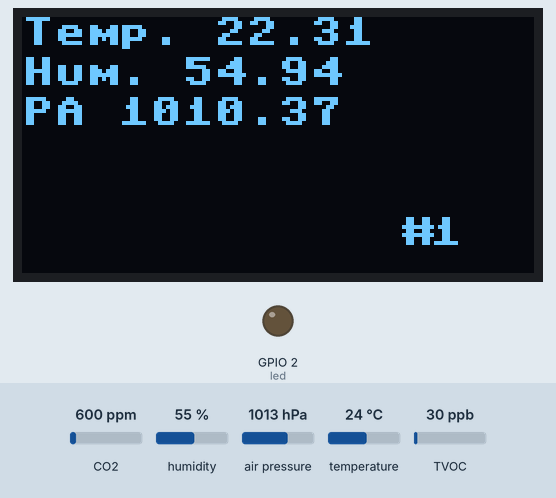
Recording of a program running on a simulated ESP32 board running MicroPython. Shown: 128×64 one-colour display, output pins drawn as LEDs (lit = HIGH). The inputs (shaded band) are chosen by the test bench; at power-on: CO2 600 ppm, humidity 55 %, air pressure 1013 hPa, temperature 24 °C, TVOC 30 ppb. The GPS gets a fix after 3 s at 37.7749, -122.4194 with 8 satellites; the modem accepts every AT command (registered, SIM ready, sends succeed) and sends nothing else; library files of the repository ran but are not shown: CCS811.py, bme280.py; what the program prints to the serial console is not drawn.

Above: at 21.1 s.
At 31.1 s:
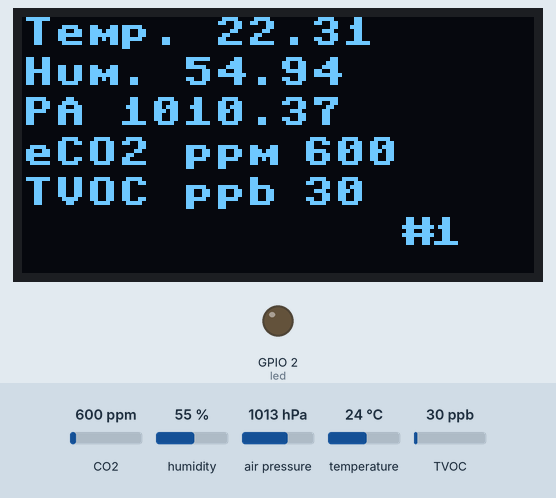
At 39.2 s:
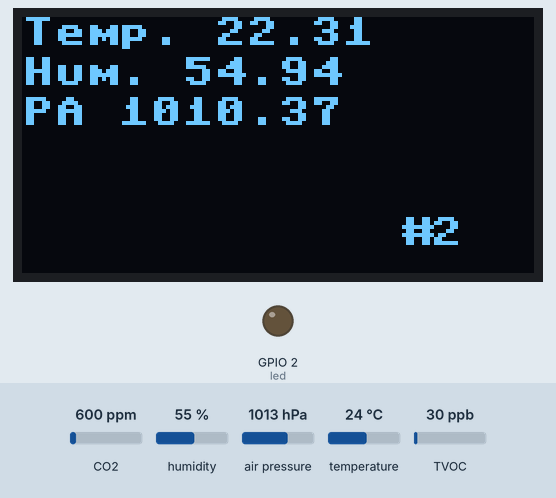
At 49.2 s:
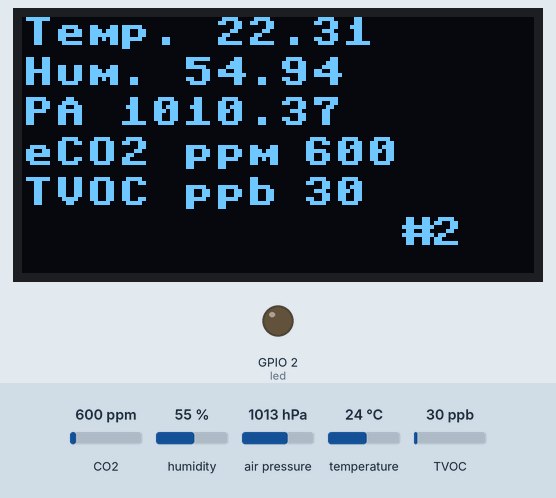
At 75.4 s:
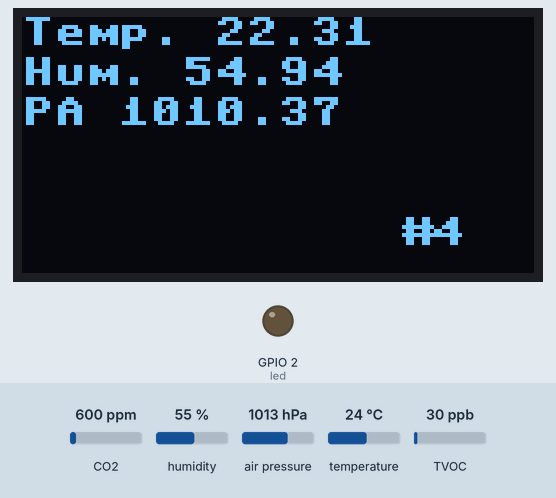
At 121.6 s:
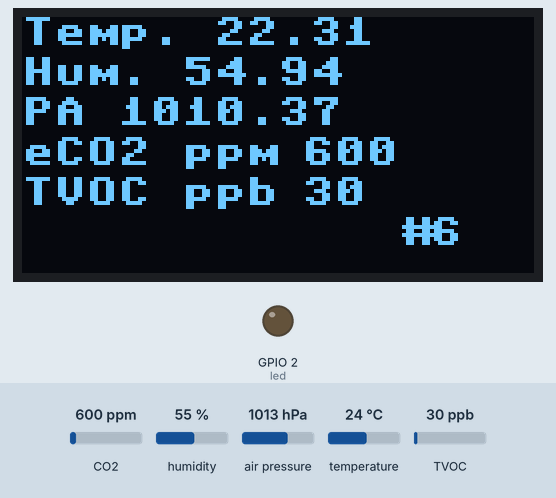

Measured:
- what the display in image 0 shows lasts 10.0 s, from 21.1 s to 31.1 s
- what the display in image 1 shows lasts 8.1 s, from 31.1 s to 39.2 s

The program:

10_ESP32_ATBMECCSOLED.py
```python
# By Somsak Lima and Itti  Srisumalai
#ESP32 UNO03
#rx=16, tx=17
import ure
import CCS811, bme280, Assd1306, time, ubinascii, machine
import SSD1306
from machine import UART, Pin, I2C
from struct import unpack
from cayennelpp import CayenneLPP
from time import sleep
led = Pin(2, Pin.OUT)
temp = 0
pa = 0
hum = 0

i2c = machine.I2C(scl=machine.Pin(22), sda=machine.Pin(21)) #ESP32 Dev Board /myown

#s = CCS811.CCS811(i2c=i2c)
bme = bme280.BME280(i2c=i2c)
d = Assd1306.SSD1306_I2C(128,64,i2c,0x3c)
uart = UART(2, 115200,timeout=2000)

print(uart.read())
uart.write('AT+NRB\r\n')
print(uart.read())
time.sleep(20.0)
uart.write('AT\r\n')
print(uart.read())
uart.write('AT+NCONFIG\r\n')
print(uart.read())


cnt = 1
while True:
    print( "Packet No #{}".format( cnt ) )
    temp,pa,hum = bme.values
    print("**************")
    print("BME280 values:")
    print("**************")
    #print(bme.values)
    temp,pa,hum = bme.values
    print('temp:',temp,' Hum:',hum ,'PA:', pa)
    d.fill(0)
    d.text("#",95,50)
    d.text(str(cnt),102,50)
    d.text("Temp. "+temp, 0, 0)
    d.text("Hum. "+hum, 0, 10)
    d.text("PA "+pa, 0, 20)
    d.show()
    #time.sleep(3)
    s = CCS811.CCS811(i2c=i2c) #Need to fixed error
    time.sleep(10)
    if s.data_ready():

        print(" ")
        print("**************")
        print("CSS811 values:")
        print("**************")
        print('eCO2: %d ppm, TVOC: %d ppb' % (s.eCO2, s.tVOC))
        print(" ")
        #time.sleep(1)
        #d.fill(0)
        d.text('eCO2 ppm',0,30)
        d.text(str(s.eCO2),70,30)
        d.text('TVOC ppb',0,40)
        d.text(str(s.tVOC),70,40)
        d.show()
        time.sleep(3)


    c = CayenneLPP()
    c.addTemperature(1, float(temp)) # Add temperature read to channel 1
    c.addRelativeHumidity(2, float(hum)) # Add relative humidity read to channel 2
    c.addBarometricPressure(3, float(pa))
    c.addLuminosity(4,  s.eCO2);
    c.addLuminosity(5,  s.tVOC);

    #cno=len(ubinascii.hexlify(c.getBuffer()))
    b = (ubinascii.hexlify(c.getBuffer()))
    #cno=len(b)
    print('---------Send Status------------')
    print("AT+NMGS={0},{1}\r\n".format(int(len(b)/2),(b.decode('utf-8'))))
    uart.write("AT+NMGS={0},{1}\r\n".format(int(len(b)/2),(b.decode('utf-8'))))
    p = ure.search('FRMPayload:(.+?) \r\n', uart.read().decode('utf-8'))

    try:
        print (p.group(1))
        pgroup=(p.group(1))
    except AttributeError:
        pgroup=""
        print ('Not found Downlink Packet')

    if pgroup==" aa bb cc":
        print("Command1 Detected: On LED  =============>")
        led.value(not led.value())
        sleep(0.5)
    else:
        print("No Known Command Detect")

    print("++++++++++")
    print('---------Send Status------------')
    #if cnt >= 1000000:
    #    break
    cnt = cnt + 1
    time.sleep(5.0)
```

Assd1306.py
```python
# MicroPython SSD1306 OLED driver, I2C and SPI interfaces
from micropython import const
import time
import framebuf
import sys

currentBoard=""
if(sys.platform=="esp8266"):
  currentBoard="esp8266"
elif(sys.platform=="esp32"):
  currentBoard="esp32"
elif(sys.platform=="pyboard"):
  currentBoard="pyboard"
  import pyb
# register definitions
SET_CONTRAST        = const(0x81)
SET_ENTIRE_ON       = const(0xa4)
SET_NORM_INV        = const(0xa6)
SET_DISP            = const(0xae)
SET_MEM_ADDR        = const(0x20)
SET_COL_ADDR        = const(0x21)
SET_PAGE_ADDR       = const(0x22)
SET_DISP_START_LINE = const(0x40)
SET_SEG_REMAP       = const(0xa0)
SET_MUX_RATIO       = const(0xa8)
SET_COM_OUT_DIR     = const(0xc0)
SET_DISP_OFFSET     = const(0xd3)
SET_COM_PIN_CFG     = const(0xda)
SET_DISP_CLK_DIV    = const(0xd5)
SET_PRECHARGE       = const(0xd9)
SET_VCOM_DESEL      = const(0xdb)
SET_CHARGE_PUMP     = const(0x8d)
class SSD1306:
  def __init__(self, width, height, external_vcc):
    self.width = width
    self.height = height
    self.external_vcc = external_vcc
    self.pages = self.height // 8
    self.buffer = bytearray(self.pages * self.width)
    self.framebuf = framebuf.FrameBuffer(self.buffer, self.width, self.height, framebuf.MVLSB)
    self.poweron()
    self.init_display()
  def init_display(self):
    for cmd in (
      SET_DISP | 0x00, # off
      # address setting
      SET_MEM_ADDR, 0x00, # horizontal
      # resolution and layout
      SET_DISP_START_LINE | 0x00,
      SET_SEG_REMAP | 0x01, # column addr 127 mapped to SEG0
      SET_MUX_RATIO, self.height - 1,
      SET_COM_OUT_DIR | 0x08, # scan from COM[N] to COM0
      SET_DISP_OFFSET, 0x00,
      SET_COM_PIN_CFG, 0x02 if self.height == 32 else 0x12,
      # timing and driving scheme
      SET_DISP_CLK_DIV, 0x80,
      SET_PRECHARGE, 0x22 if self.external_vcc else 0xf1,
      SET_VCOM_DESEL, 0x30, # 0.83*Vcc
      # display
      SET_CONTRAST, 0xff, # maximum
      SET_ENTIRE_ON, # output follows RAM contents
      SET_NORM_INV, # not inverted
      # charge pump
      SET_CHARGE_PUMP, 0x10 if self.external_vcc else 0x14,
      SET_DISP | 0x01): # on
      self.write_cmd(cmd)
    self.fill(0)
    self.show()
  def poweroff(self):
    self.write_cmd(SET_DISP | 0x00)
  def contrast(self, contrast):
    self.write_cmd(SET_CONTRAST)
    self.write_cmd(contrast)
  def invert(self, invert):
    self.write_cmd(SET_NORM_INV | (invert & 1))
  def show(self):
    x0 = 0
    x1 = self.width - 1
    if self.width == 64:
      # displays with width of 64 pixels are shifted by 32
      x0 += 32
      x1 += 32
    self.write_cmd(SET_COL_ADDR)
    self.write_cmd(x0)
    self.write_cmd(x1)
    self.write_cmd(SET_PAGE_ADDR)
    self.write_cmd(0)
    self.write_cmd(self.pages - 1)
    self.write_data(self.buffer)
  def fill(self, col):
    self.framebuf.fill(col)
  def pixel(self, x, y, col):
    self.framebuf.pixel(x, y, col)
  def scroll(self, dx, dy):
    self.framebuf.scroll(dx, dy)
  def text(self, string, x, y, col=1):
    self.framebuf.text(string, x, y, col)
  def hline(self, x, y, w, col):
    self.framebuf.hline(x, y, w, col)
  def vline(self, x, y, h, col):
    self.framebuf.vline(x, y, h, col)
  def line(self, x1, y1, x2, y2, col):
    self.framebuf.line(x1, y1, x2, y2, col)
  def rect(self, x, y, w, h, col):
    self.framebuf.rect(x, y, w, h, col)
  def fill_rect(self, x, y, w, h, col):
    self.framebuf.fill_rect(x, y, w, h, col)
  def blit(self, fbuf, x, y):
    self.framebuf.blit(fbuf, x, y)

class SSD1306_I2C(SSD1306):
  def __init__(self, width, height, i2c, addr=0x3c, external_vcc=False):
    self.i2c = i2c
    self.addr = addr
    self.temp = bytearray(2)
    super().__init__(width, height, external_vcc)
  def write_cmd(self, cmd):
    self.temp[0] = 0x80 # Co=1, D/C#=0
    self.temp[1] = cmd
    #IF SYS  :
    global currentBoard
    if currentBoard=="esp8266" or currentBoard=="esp32":
      self.i2c.writeto(self.addr, self.temp)
    elif currentBoard=="pyboard":
      self.i2c.send(self.temp,self.addr)
    #ELSE:

  def write_data(self, buf):
    self.temp[0] = self.addr << 1
    self.temp[1] = 0x40 # Co=0, D/C#=1
    global currentBoard
    if currentBoard=="esp8266" or currentBoard=="esp32":
      self.i2c.start()
      self.i2c.write(self.temp)
      self.i2c.write(buf)
      self.i2c.stop()
    elif currentBoard=="pyboard":
      #self.i2c.send(self.temp,self.addr)
      #self.i2c.send(buf,self.addr)
      self.i2c.mem_write(buf,self.addr,0x40)
  def poweron(self):
    pass

class SSD1306_SPI(SSD1306):
  def __init__(self, width, height, spi, dc, res, cs, external_vcc=False):
    self.rate = 10 * 1024 * 1024
    dc.init(dc.OUT, value=0)
    res.init(res.OUT, value=0)
    cs.init(cs.OUT, value=1)
    self.spi = spi
    self.dc = dc
    self.res = res
    self.cs = cs
    super().__init__(width, height, external_vcc)
  def write_cmd(self, cmd):
    global currentBoard
    if currentBoard=="esp8266" or currentBoard=="esp32":
      self.spi.init(baudrate=self.rate, polarity=0, phase=0)
    elif currentBoard=="pyboard":
      self.spi.init(mode = pyb.SPI.MASTER,baudrate=self.rate, polarity=0, phase=0)
    self.cs.high()
    self.dc.low()
    self.cs.low()
    global currentBoard
    if currentBoard=="esp8266" or currentBoard=="esp32":
      self.spi.write(bytearray([cmd]))
    elif currentBoard=="pyboard":
      self.spi.send(bytearray([cmd]))
    self.cs.high()
  def write_data(self, buf):
    global currentBoard
    if currentBoard=="esp8266" or currentBoard=="esp32":
      self.spi.init(baudrate=self.rate, polarity=0, phase=0)
    elif currentBoard=="pyboard":
      self.spi.init(mode = pyb.SPI.MASTER,baudrate=self.rate, polarity=0, phase=0)
    self.cs.high()
    self.dc.high()
    self.cs.low()
    global currentBoard
    if currentBoard=="esp8266" or currentBoard=="esp32":
      self.spi.write(buf)
    elif currentBoard=="pyboard":
      self.spi.send(buf)
    self.cs.high()
  def poweron(self):
    self.res.high()
    time.sleep_ms(1)
    self.res.low()
    time.sleep_ms(10)
    self.res.high()
```

cayennelpp.py
```python
__author__ = __maintainer__ = "Helder Moreira"
__license__ = "MIT"
__version__ = "1.0.0"

# TYPE: [IPSO OBJ, SIZE(S)]
TYPE = {
    'LPP_DIGITAL_INPUT': [3200, 1],
    'LPP_DIGITAL_OUTPUT': [3201, 1],
    'LPP_ANALOG_INPUT': [3202, 2],
    'LPP_ANALOG_OUTPUT': [3203, 2],
    'LPP_LUMINOSITY': [3301, 2],
    'LPP_PRESENCE': [3302, 1],
    'LPP_TEMPERATURE': [3303, 2],
    'LPP_RELATIVE_HUMIDITY': [3304, 1],
    'LPP_ACCELEROMETER': [3313, (2, 2, 2)],
    'LPP_BAROMETRIC_PRESSURE': [3315, 2],
    'LPP_GYROMETER': [3334, (2, 2, 2)],
    'LPP_GPS': [3336, (3, 3, 3)],
}


def to_bytes(value, size):
    if value > pow(2, 8 * size):
        raise OverflowError('int too big to convert')
    b = bytearray()
    for i in range(size - 1, -1, -1):
        b.append((value >> (i * 8)) & 0x00ff)
    return b


class CayenneLPP(object):
    def __init__(self, maxsize=0):
        self._maxsize = maxsize
        self.reset()

    def _add_to_buffer(self, dtype, channel, *value):
        try:
            data_type, data_size = TYPE[dtype]
            if type(data_size) == int:
                data_size = (data_size,)
            temp_buff = bytearray()
            temp_buff.append(channel)
            temp_buff.append(data_type - 3200)

            for i in range(0, len(data_size)):
                # temp_buff+=int(value[i]).to_bytes(data_size[i],'big')  #NOT FULLY IMPLEMENTED IN MICROPYTHON
                temp_buff += to_bytes(int(value[i]), data_size[i])

            assert self._maxsize == 0 or self.getSize() + len(temp_buff) <= self._maxsize
            self._buffer += temp_buff
            return True
        except:
            return False

    def reset(self):
        self._buffer = bytearray()

    def getSize(self):
        return len(self._buffer)

    def getBuffer(self):
        return self._buffer

    def copy(self, buf):
        self._buffer = buf

    def addDigitalInput(self, channel, value):
        return self._add_to_buffer('LPP_DIGITAL_INPUT',
                                   channel,
                                   value)

    def addDigitalOutput(self, channel, value):
        return self._add_to_buffer('LPP_DIGITAL_OUTPUT',
                                   channel,
                                   value)

    def addAnalogInput(self, channel, value):
        return self._add_to_buffer('LPP_ANALOG_INPUT',
                                   channel,
                                   round(value, 2) * 100)

    def addAnalogOutput(self, channel, value):
        return self._add_to_buffer('LPP_ANALOG_OUTPUT',
                                   channel,
                                   round(value, 2) * 100)

    def addLuminosity(self, channel, value):
        return self._add_to_buffer('LPP_LUMINOSITY',
                                   channel,
                                   value)

    def addPresence(self, channel, value):
        return self._add_to_buffer('LPP_PRESENCE',
                                   channel,
                                   value)

    def addTemperature(self, channel, value):
        return self._add_to_buffer('LPP_TEMPERATURE',
                                   channel,
                                   round(value, 1) * 10)

    def addRelativeHumidity(self, channel, value):
        return self._add_to_buffer('LPP_RELATIVE_HUMIDITY',
                                   channel,
                                   round(value * 2))

    def addBarometricPressure(self, channel, value):
        return self._add_to_buffer('LPP_BAROMETRIC_PRESSURE',
                                   channel,
                                   round(value, 1) * 0.1)

    def addAccelerometer(self, channel, x, y, z):
        return self._add_to_buffer('LPP_ACCELEROMETER',
                                   channel,
                                   round(x, 3) * 1000,
                                   round(y, 3) * 1000,
                                   round(z, 3) * 1000)

    def addGyrometer(self, channel, x, y, z):
        return self._add_to_buffer('LPP_BAROMETRIC_PRESSURE',
                                   channel,
                                   round(x, 2) * 100,
                                   round(y, 2) * 100,
                                   round(z, 2) * 100)

    def addGPS(self, channel, latitude, longitude, meters):
        return self._add_to_buffer('LPP_GPS',
                                   channel,
                                   round(latitude, 4) * 10000,
                                   round(longitude, 4) * 10000,
                                   round(meters, 2) * 100)
```
